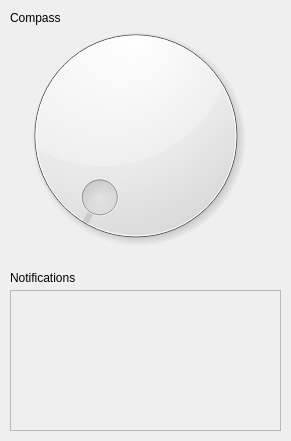
<?xml version="1.0" encoding="UTF-8"?>
<ui version="4.0">
 <class>RightMainWidget</class>
 <widget class="QWidget" name="RightMainWidget">
  <property name="geometry">
   <rect>
    <x>0</x>
    <y>0</y>
    <width>291</width>
    <height>441</height>
   </rect>
  </property>
  <property name="minimumSize">
   <size>
    <width>291</width>
    <height>441</height>
   </size>
  </property>
  <property name="windowTitle">
   <string>Form</string>
  </property>
  <widget class="QLabel" name="label_5">
   <property name="geometry">
    <rect>
     <x>10</x>
     <y>270</y>
     <width>181</width>
     <height>16</height>
    </rect>
   </property>
   <property name="text">
    <string>Notifications</string>
   </property>
  </widget>
  <widget class="QDial" name="compass_placeholder">
   <property name="geometry">
    <rect>
     <x>0</x>
     <y>10</y>
     <width>271</width>
     <height>251</height>
    </rect>
   </property>
  </widget>
  <widget class="QLabel" name="label_6">
   <property name="geometry">
    <rect>
     <x>10</x>
     <y>10</y>
     <width>241</width>
     <height>16</height>
    </rect>
   </property>
   <property name="text">
    <string>Compass</string>
   </property>
  </widget>
  <widget class="QScrollArea" name="scrollArea">
   <property name="geometry">
    <rect>
     <x>10</x>
     <y>290</y>
     <width>271</width>
     <height>141</height>
    </rect>
   </property>
   <property name="widgetResizable">
    <bool>true</bool>
   </property>
   <widget class="QWidget" name="scrollAreaWidgetContents">
    <property name="geometry">
     <rect>
      <x>0</x>
      <y>0</y>
      <width>269</width>
      <height>139</height>
     </rect>
    </property>
   </widget>
  </widget>
 </widget>
 <resources/>
 <connections/>
</ui>
